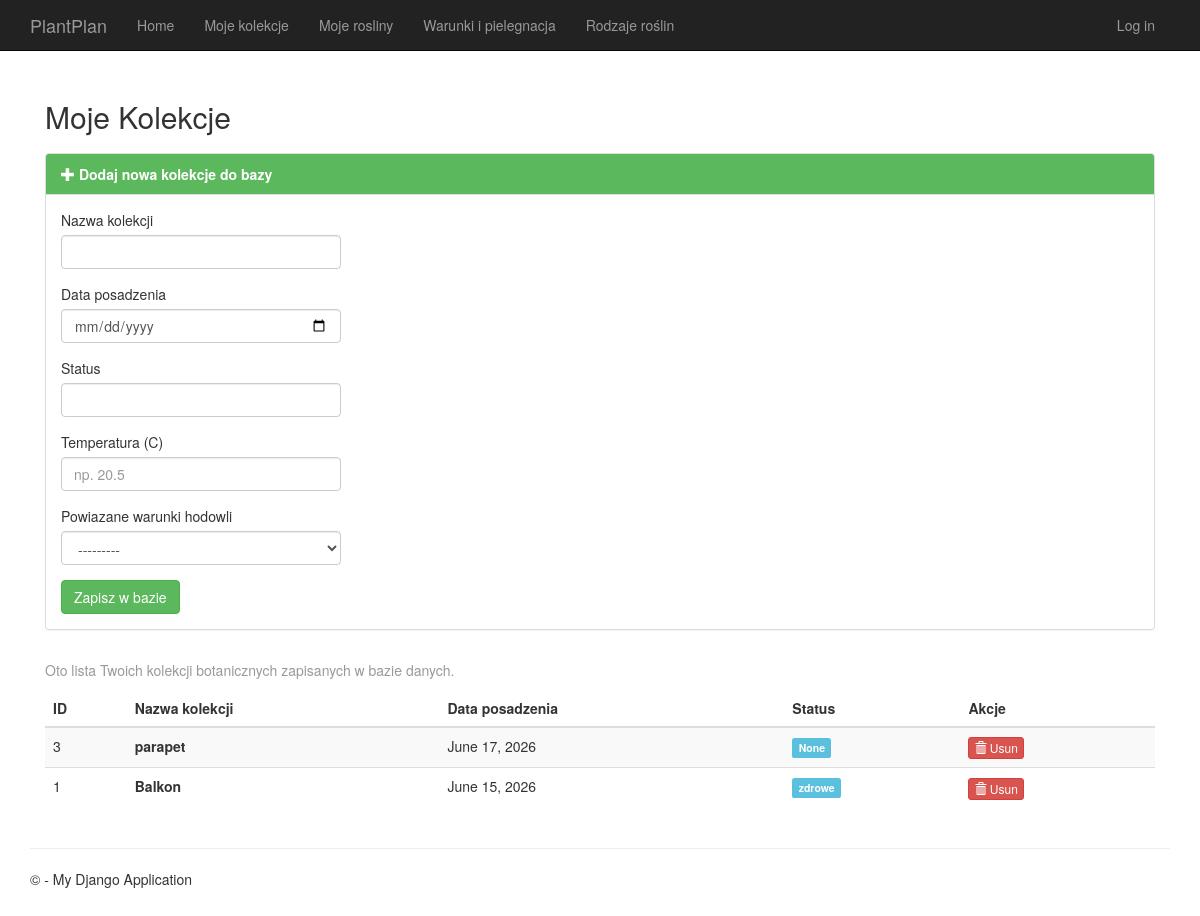
The app's page /kolekcje/ with its own data.
### app/models.py (models this page shows, shortened)
class WarunkiHodowli(models.Model):
    id_warunku = models.AutoField(primary_key=True)
    wilgotnosc = models.CharField(max_length=50, blank=True, null=True)
    naslonecznienie = models.CharField(max_length=50, blank=True, null=True)
    temp_min = models.DecimalField(max_digits=5, decimal_places=2, blank=True, null=True)
    temp_maks = models.DecimalField(max_digits=5, decimal_places=2, blank=True, null=True)
    class Meta:
        db_table = 'warunki_hodowli'
    def __str__(self):
        return f"Warunki ID {self.id_warunku} (Temp: {self.temp_min}-{self.temp_maks}C)"

class Kolekcja(models.Model):
    id_kolekcji = models.AutoField(primary_key=True)
    nazwa_kolekcji = models.CharField(max_length=100)
    data_posadzenia = models.DateField(blank=True, null=True)
    status = models.CharField(max_length=50, blank=True, null=True)
    temperatura = models.DecimalField(max_digits=5, decimal_places=2, blank=True, null=True)
    id_warunku = models.ForeignKey(WarunkiHodowli, models.DO_NOTHING, db_column='id_warunku', blank=True, null=True)
    class Meta:
        db_table = 'kolekcja'
        indexes = [
            models.Index(fields=['status'], name='idx_kolekcja_status'),
            models.Index(fields=['data_posadzenia'], name='idx_kolekcja_data'),
        ]

### app/views.py (the view)
# urls.py: path('kolekcje/', views.moje_kolekcje, name='moje_kolekcje'),
def moje_kolekcje(request):
    if request.method == 'POST':
        form = KolekcjaForm(request.POST)
        if form.is_valid():
            form.save()
            messages.success(request, 'Kolekcja zostala dodana.')
            return redirect('moje_kolekcje')
    else:
        form = KolekcjaForm()
    _zarejestruj_podprogramy()
    statusy_temp = {}
    try:
        with connection.cursor() as cursor:
            try:
                cursor.execute("""
                    SELECT
                        k.id_kolekcji,
                        k.nazwa_kolekcji,
                        sprawdz_temperature(k.temperatura, w.temp_min, w.temp_maks) AS status_temp
                    FROM app_kolekcja k
                    LEFT JOIN app_roslina r ON k.id_kolekcji = r.id_kolekcji_id
                    LEFT JOIN app_rodzaj ro ON r.id_rodzaju_id = ro.id_rodzaju
                    LEFT JOIN app_warunki_hodowli w ON ro.id_warunku_id = w.id_warunku
                    GROUP BY k.id_kolekcji
                """)
                rows = cursor.fetchall()
            except Exception:
                cursor.execute("""
                    SELECT
                        k.id_kolekcji,
                        k.nazwa_kolekcji,
                        sprawdz_temperature(k.temperatura, w.temp_min, w.temp_maks) AS status_temp
                    FROM kolekcja k
                    LEFT JOIN roslina r ON k.id_kolekcji = r.id_kolekcji
                    LEFT JOIN rodzaj ro ON r.id_rodzaju = ro.id_rodzaju
                    LEFT JOIN warunki_hodowli w ON ro.id_warunku = w.id_warunku
                    GROUP BY k.id_kolekcji
                """)
                rows = cursor.fetchall()
            for row in rows:
                statusy_temp[row[0]] = row[2]
    except Exception as e:
        print("Błąd pobierania temperatur w moje_kolekcje:", str(e))
    return render(request, 'app/moje_kolekcje.html', {
        'kolekcje': Kolekcja.objects.prefetch_related('rosliny').all().order_by('-data_posadzenia'),
        'form': form,
        'title': 'Moje Kolekcje',
        'statusy_temp': statusy_temp,
    })

### app/forms.py
class KolekcjaForm(forms.ModelForm):
    class Meta:
        model = Kolekcja
        fields = ['nazwa_kolekcji', 'data_posadzenia', 'status', 'temperatura', 'id_warunku']
        widgets = {
            'nazwa_kolekcji': forms.TextInput(attrs={'class': 'form-control'}),
            'data_posadzenia': forms.DateInput(attrs={'class': 'form-control', 'type': 'date'}),
            'status': forms.TextInput(attrs={'class': 'form-control'}),
            'temperatura': forms.NumberInput(attrs={'class': 'form-control', 'placeholder': 'np. 20.5', 'step': '0.1'}),
            'id_warunku': forms.Select(attrs={'class': 'form-control'}),
        }
        labels = {
            'nazwa_kolekcji': 'Nazwa kolekcji',
            'data_posadzenia': 'Data posadzenia',
            'status': 'Status',
            'temperatura': 'Temperatura (C)',
            'id_warunku': 'Powiazane warunki hodowli',
        }

### app/templates/app/moje_kolekcje.html (shortened to what this page needs)
{% extends "app/layout.html" %}
{% block content %}
<div class="container" style="margin-top: 30px;">
    <div style="margin-bottom: 20px;">
        <h2>{{ title }}</h2>
    </div>
    <div class="panel panel-default" style="margin-bottom: 30px;">
        <div class="panel-heading" style="background-color: #5cb85c; color: white; font-weight: bold;">
            <span class="glyphicon glyphicon-plus"></span> Dodaj nowa kolekcje do bazy
        </div>
        <div class="panel-body">
            <form method="post" action="">
                {% for field in form %}
                <div class="form-group">
                    <label style="font-weight: normal;">{{ field.label }}</label>
                    {{ field }}
                </div>
                {% endfor %}
                <button type="submit" class="btn btn-success">Zapisz w bazie</button>
            </form>
        </div>
    </div>
    <p class="text-muted">Oto lista Twoich kolekcji botanicznych zapisanych w bazie danych.</p>
    <table class="table table-striped table-hover">
        <thead class="thead-dark">
            <tr>
                <th>ID</th>
                <th>Nazwa kolekcji</th>
                <th>Data posadzenia</th>
                <th>Status</th>
                <th>Akcje</th>
            </tr>
        </thead>
        <tbody>
            {% for kolekcja in kolekcje %}
            <tr>
                <td>{{ kolekcja.id_kolekcji }}</td>
                <td><strong>{{ kolekcja.nazwa_kolekcji }}</strong></td>
                <td>{{ kolekcja.data_posadzenia }}</td>
                <td><span class="label label-info">{{ kolekcja.status }}</span></td>
                <td>
                    <form method="post" action="{% url 'usun_kolekcje' kolekcja.id_kolekcji %}" style="display:inline;" onsubmit="return confirm('Czy na pewno chcesz usunac te kolekcje?');">
                        <button type="submit" class="btn btn-danger btn-xs">
                            <span class="glyphicon glyphicon-trash"></span> Usun
                        </button>
                    </form>
                </td>
            </tr>
            {% empty %}
            <tr>
                <td colspan="4" class="text-center text-danger">Brak kolekcji w bazie danych. Wypelnij formularz powyzej, aby dodac pierwsza!</td>
            </tr>
            {% endfor %}
        </tbody>
    </table>
</div>
{% endblock %}

### app/static/app/content/site.css (style rules this page uses)
body { padding-top: 50px; padding-bottom: 20px; }
input, select, textarea { max-width: 280px; }

### records on screen
WarunkiHodowli: form "---------"
Kolekcja: id_kolekcji "3", nazwa_kolekcji "parapet", data_posadzenia "June 17, 2026", status "None"
Kolekcja: id_kolekcji "1", nazwa_kolekcji "Balkon", data_posadzenia "June 15, 2026", status "zdrowe"

### other values on screen
{{ title }} "Moje Kolekcje"
{{ field.label }} "Nazwa kolekcji" "Data posadzenia" "Status" "Temperatura (C)" "Powiazane warunki hodowli"
